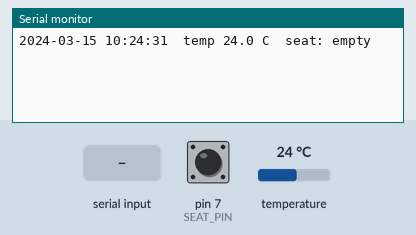
Simulated run of this sketch. Board: Arduino Uno, built with avr-gcc and run on an emulated ATmega328P. Parts: the last lines printed to the serial monitor. Inputs (shaded band) come from the test bench; at power-on: pin 7 (SEAT_PIN) HIGH, temperature 24 °C. The local clock reads 2024-03-15 10:24:30 at power-on unless the sketch sets it.

Above: at 1.2 s.
1.3 s: pin 7 (SEAT_PIN) pulled LOW for 0.15 s
At 1.9 s:
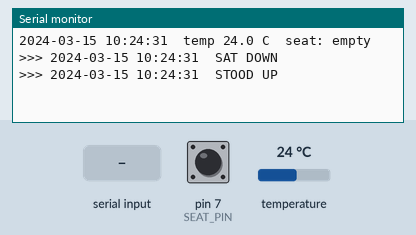
2.9 s: "90,45\n" received over Serial
4.4 s: pin 7 (SEAT_PIN) pulled LOW for 1 s
At 4.9 s:
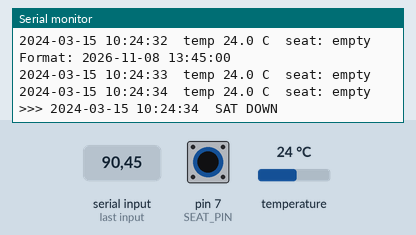
6.9 s: "90-45-200 10:150:30\n" received over Serial
At 7.8 s:
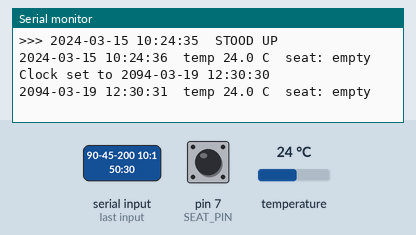
8.4 s: temperature set to 12 °C
At 9.7 s:
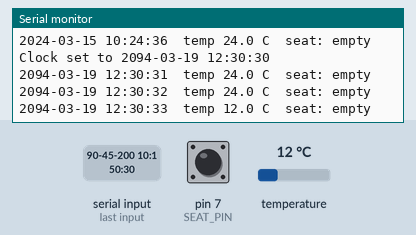
9.9 s: temperature set to 19 °C
At 10.6 s:
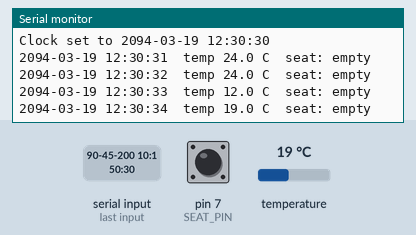
Timing chart, 0 to 12.4 s (numbered marks = the images above; inputs shaded):
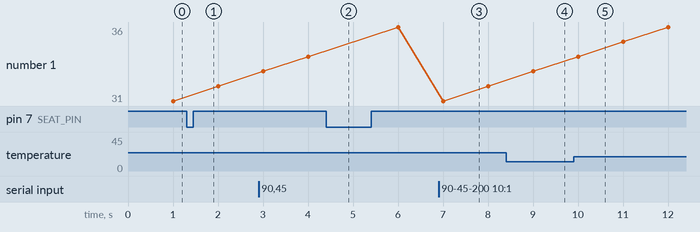

The sketch:

seat_rtc_test.ino
```cpp
/*
  Test: seat mat switch + DS3231 clock on Arduino Uno R4 Minima
  Run this before changing the main seat_sensor sketch.

  Wiring
    Seat mat   : red -> D7, black -> GND   (no resistor needed, uses the internal pull-up)
    DS3231     : VCC -> 5V, GND -> GND, SDA -> SDA, SCL -> SCL
                 32K and SQW are not connected

  Library (Tools > Manage Libraries): "RTClib" by Adafruit
    When it asks about Adafruit BusIO, click "Install all".

  Serial Monitor: 115200 baud, line ending "Newline".
  To set the clock, type the time like this and press Enter:
    2026-11-08 13:45:00
*/

#include <Wire.h>
#include <RTClib.h>

const int SEAT_PIN = 7;
const unsigned long SEAT_DEBOUNCE_MS = 50;   // ignore contact bounce shorter than this

RTC_DS3231 rtc;
bool rtcFound = false;

bool seatStable = false;          // debounced state: true = someone sitting
bool seatLastRaw = false;
unsigned long seatRawChangedAt = 0;
unsigned long lastPrint = 0;

// Mat closes (about 150 ohm) when sat on, which pulls the pin LOW.
bool readSeatRaw() {
  return digitalRead(SEAT_PIN) == LOW;
}

void printTime(const DateTime &t) {
  char buf[20];
  snprintf(buf, sizeof(buf), "%04d-%02d-%02d %02d:%02d:%02d",
           t.year(), t.month(), t.day(), t.hour(), t.minute(), t.second());
  Serial.print(buf);
}

// Reads "YYYY-MM-DD HH:MM:SS" from the Serial Monitor and sets the clock.
void checkSerialTimeSet() {
  if (!Serial.available()) return;
  String line = Serial.readStringUntil('\n');
  line.trim();
  int y, mo, d, h, mi, s;
  if (sscanf(line.c_str(), "%d-%d-%d %d:%d:%d", &y, &mo, &d, &h, &mi, &s) == 6) {
    rtc.adjust(DateTime(y, mo, d, h, mi, s));
    Serial.print("Clock set to ");
    printTime(rtc.now());
    Serial.println();
  } else {
    Serial.println("Format: 2026-11-08 13:45:00");
  }
}

void setup() {
  Serial.begin(115200);
  while (!Serial && millis() < 3000) {}   // wait up to 3 s for the Serial Monitor

  pinMode(SEAT_PIN, INPUT_PULLUP);
  seatLastRaw = seatStable = readSeatRaw();

  Wire.begin();
  rtcFound = rtc.begin();
  if (!rtcFound) {
    Serial.println("DS3231 NOT FOUND - check SDA/SCL/VCC/GND");
    return;
  }

  // No coin cell, so the clock forgets the time every time power is removed.
  if (rtc.lostPower()) {
    rtc.adjust(DateTime(F(__DATE__), F(__TIME__)));
    Serial.println("Clock had lost power: set to the time this sketch was compiled.");
    Serial.println("If that's wrong, type the correct time (2026-11-08 13:45:00).");
  }
}

void loop() {
  // Debounce the seat mat
  bool raw = readSeatRaw();
  if (raw != seatLastRaw) {
    seatLastRaw = raw;
    seatRawChangedAt = millis();
  }
  if (raw != seatStable && millis() - seatRawChangedAt >= SEAT_DEBOUNCE_MS) {
    seatStable = raw;
    Serial.print(">>> ");
    if (rtcFound) { printTime(rtc.now()); Serial.print("  "); }
    Serial.println(seatStable ? "SAT DOWN" : "STOOD UP");
  }

  // Once a second: time, seat state, clock temperature
  if (millis() - lastPrint >= 1000) {
    lastPrint = millis();
    if (rtcFound) {
      printTime(rtc.now());
      Serial.print("  temp ");
      Serial.print(rtc.getTemperature(), 1);
      Serial.print(" C  ");
    }
    Serial.println(seatStable ? "seat: OCCUPIED" : "seat: empty");
  }

  if (rtcFound) checkSerialTimeSet();
}
```

Measured:
- after the input at 1.3 s, the serial monitor: prints a new line after 0.05 s (image 1)
- after the input at 4.4 s, the serial monitor: prints a new line after 0.05 s (image 2)
- after the input at 6.9 s, the serial monitor: prints a new line at once (image 3)
- after the input at 8.4 s, the serial monitor: prints a new line after 0.60 s (image 4)
- after the input at 9.9 s, the serial monitor: prints a new line after 0.10 s (image 5)
- plotted number 1: 36 → 32 after the input at 6.9 s
